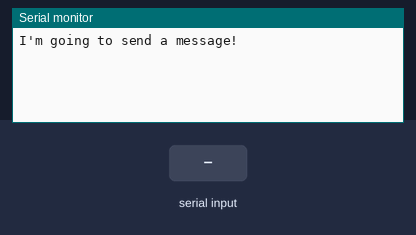
This sketch was run on a simulated Arduino Uno, built with avr-gcc and run on an emulated ATmega328P. Shown: the last lines printed to the serial monitor. The inputs (shaded band) are chosen by the test bench.

Above: at 1.7 s.
1.8 s: "1" received over the second serial link
At 2.3 s:
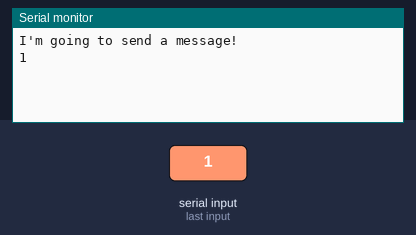
3.3 s: "0" received over the second serial link
At 4.6 s:
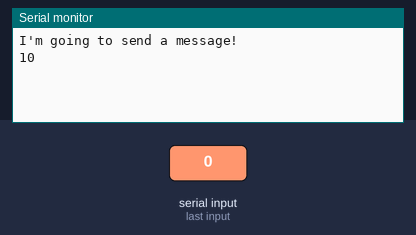

The sketch:

lorrra.ino
```cpp
#include "Arduino.h"
#include <SoftwareSerial.h>
SoftwareSerial mySerial(2, 3); // RX, TX
void setup() {
Serial.begin(9600);
delay(500);
Serial.println("I'm going to send a message!");
mySerial.begin(9600);
mySerial.println("Hello world?");
}
void loop() {
if (mySerial.available()) {
Serial.write(mySerial.read());
}
if (Serial.available()) {
mySerial.write(Serial.read());
}
}
```

Measured:
- after the input at 1.8 s, the serial monitor: prints a new line at once (image 1)
- after the input at 3.3 s, the serial monitor: prints a new line at once (image 2)
